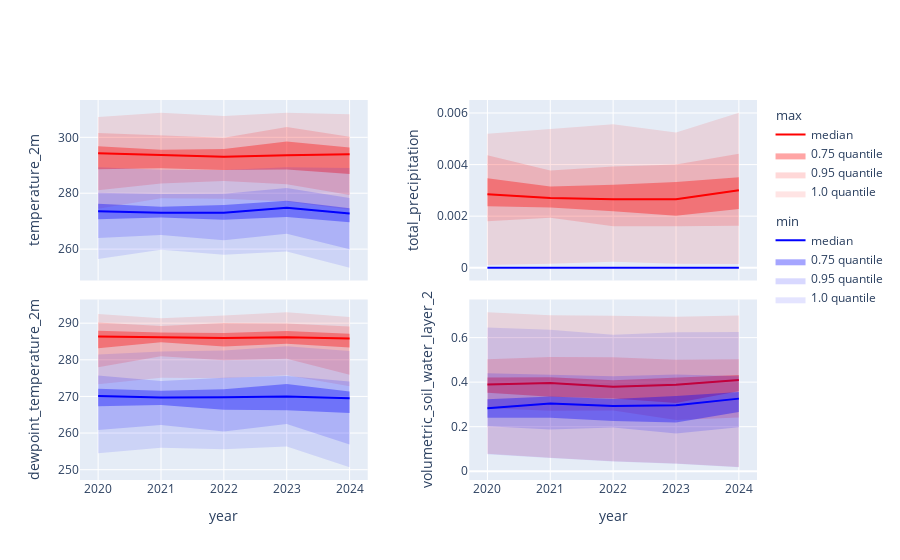

Here is the notebook cell this chart was saved with:
### Code cell
weathers_df = pd.concat(weathers)
nrows, ncols = 2, 2
fig = make_subplots(
    rows=nrows, cols=ncols,
    shared_xaxes='all',
    vertical_spacing=0.05,
    horizontal_spacing=0.15
)

yearly_weather = weathers_df.groupby('year')
x = weathers_df['year'].unique().tolist()

for i, variable in enumerate(select_variables):
    position = dict(row=(i//ncols)+1, col=(i%ncols)+1)
    for color, minmax in zip(['red', 'blue'], ['max', 'min']):
        median = yearly_weather[f'{variable}_{minmax}'].agg('median')
        fig.add_trace(go.Scatter(
            x=x,
            y=median,
            line_color=color,
            mode='lines',
            legendgroup=minmax,
            legendgrouptitle_text=minmax,
            name='median',
            showlegend=True if i == 0 else False
        ), **position)
        for quantile in [0.75, 0.95, 1.0]:
            upper_quantile = yearly_weather[f'{variable}_{minmax}'].quantile(quantile)
            lower_quantile = yearly_weather[f'{variable}_{minmax}'].quantile(1-quantile)
            fig.add_trace(go.Scatter(
                x=x+x[::-1],
                y=pd.concat([upper_quantile, lower_quantile[::-1]]),
                fill='toself',
                fillcolor=color,
                opacity=1.1-quantile,
                line_color='rgba(255,255,255,0)',
                hoverinfo='skip',
                legendgroup=minmax,
                name=f'{quantile} quantile',
                showlegend=True if i == 0 else False
            ), **position)
    fig.update_yaxes(title=variable, **position)
    fig.update_xaxes(title='year' if i > 1 else None, **position)

fig.update_layout(
    height=600
)
fig.write_image(figures_dir.joinpath('selected_variables_stats.pdf'))
fig

### Figure 1 — Plotly figure (JSON) as saved in the notebook; plotly's stock layout.template omitted (floating-point values rounded to 4 significant figures)
{"data": [{"legendgroup": "max", "legendgrouptitle": {"text": "max"}, "line": {"color": "red"}, "mode": "lines", "name": "median", "showlegend": true, "type": "scatter", "x": [2020, 2021, 2022, 2023, 2024], "xaxis": "x", "y": [294.3, 293.7, 293.1, 293.6, 294.0], "yaxis": "y"}, {"fill": "toself", "fillcolor": "red", "hoverinfo": "skip", "legendgroup": "max", "line": {"color": "rgba(255,255,255,0)"}, "name": "0.75 quantile", "opacity": 0.35, "showlegend": true, "type": "scatter", "x": [2020, 2021, 2022, 2023, 2024, 2024, 2023, 2022, 2021, 2020], "xaxis": "x", "y": [296.8, 295.5, 295.8, 298.5, 296.3, 286.9, 288.5, 288.3, 289.0, 288.6], "yaxis": "y"}, {"fill": "toself", "fillcolor": "red", "hoverinfo": "skip", "legendgroup": "max", "line": {"color": "rgba(255,255,255,0)"}, "name": "0.95 quantile", "opacity": 0.15, "showlegend": true, "type": "scatter", "x": [2020, 2021, 2022, 2023, 2024, 2024, 2023, 2022, 2021, 2020], "xaxis": "x", "y": [301.5, 300.7, 299.9, 303.7, 300.2, 279.4, 283.2, 284.4, 283.5, 281.1], "yaxis": "y"}, {"fill": "toself", "fillcolor": "red", "hoverinfo": "skip", "legendgroup": "max", "line": {"color": "rgba(255,255,255,0)"}, "name": "1.0 quantile", "opacity": 0.1, "showlegend": true, "type": "scatter", "x": [2020, 2021, 2022, 2023, 2024, 2024, 2023, 2022, 2021, 2020], "xaxis": "x", "y": [307.3, 308.8, 307.6, 308.8, 308.2, 274.1, 277.0, 278.1, 278.2, 274.4], "yaxis": "y"}, {"legendgroup": "min", "legendgrouptitle": {"text": "min"}, "line": {"color": "blue"}, "mode": "lines", "name": "median", "showlegend": true, "type": "scatter", "x": [2020, 2021, 2022, 2023, 2024], "xaxis": "x", "y": [273.6, 273.0, 273.0, 274.8, 272.8], "yaxis": "y"}, {"fill": "toself", "fillcolor": "blue", "hoverinfo": "skip", "legendgroup": "min", "line": {"color": "rgba(255,255,255,0)"}, "name": "0.75 quantile", "opacity": 0.35, "showlegend": true, "type": "scatter", "x": [2020, 2021, 2022, 2023, 2024, 2024, 2023, 2022, 2021, 2020], "xaxis": "x", "y": [276.3, 275.2, 275.8, 277.3, 274.7, 269.6, 271.5, 270.5, 271.3, 270.7], "yaxis": "y"}, {"fill": "toself", "fillcolor": "blue", "hoverinfo": "skip", "legendgroup": "min", "line": {"color": "rgba(255,255,255,0)"}, "name": "0.95 quantile", "opacity": 0.15, "showlegend": true, "type": "scatter", "x": [2020, 2021, 2022, 2023, 2024, 2024, 2023, 2022, 2021, 2020], "xaxis": "x", "y": [280.1, 279.8, 279.8, 281.9, 278.3, 259.9, 265.5, 263.2, 265.1, 264.0], "yaxis": "y"}, {"fill": "toself", "fillcolor": "blue", "hoverinfo": "skip", "legendgroup": "min", "line": {"color": "rgba(255,255,255,0)"}, "name": "1.0 quantile", "opacity": 0.1, "showlegend": true, "type": "scatter", "x": [2020, 2021, 2022, 2023, 2024, 2024, 2023, 2022, 2021, 2020], "xaxis": "x", "y": [289.3, 288.4, 288.3, 289.3, 289.0, 253.3, 259.2, 258.0, 259.8, 256.4], "yaxis": "y"}, {"legendgroup": "max", "legendgrouptitle": {"text": "max"}, "line": {"color": "red"}, "mode": "lines", "name": "median", "showlegend": false, "type": "scatter", "x": [2020, 2021, 2022, 2023, 2024], "xaxis": "x2", "y": [0.002852, 0.002705, 0.002656, 0.002658, 0.003006], "yaxis": "y2"}, {"fill": "toself", "fillcolor": "red", "hoverinfo": "skip", "legendgroup": "max", "line": {"color": "rgba(255,255,255,0)"}, "name": "0.75 quantile", "opacity": 0.35, "showlegend": false, "type": "scatter", "x": [2020, 2021, 2022, 2023, 2024, 2024, 2023, 2022, 2021, 2020], "xaxis": "x2", "y": [0.003469, 0.003154, 0.003221, 0.003322, 0.003504, 0.002274, 0.002016, 0.002192, 0.002333, 0.002384], "yaxis": "y2"}, {"fill": "toself", "fillcolor": "red", "hoverinfo": "skip", "legendgroup": "max", "line": {"color": "rgba(255,255,255,0)"}, "name": "0.95 quantile", "opacity": 0.15, "showlegend": false, "type": "scatter", "x": [2020, 2021, 2022, 2023, 2024, 2024, 2023, 2022, 2021, 2020], "xaxis": "x2", "y": [0.004364, 0.003775, 0.003927, 0.004008, 0.004417, 0.001629, 0.001608, 0.001612, 0.001933, 0.001798], "yaxis": "y2"}, {"fill": "toself", "fillcolor": "red", "hoverinfo": "skip", "legendgroup": "max", "line": {"color": "rgba(255,255,255,0)"}, "name": "1.0 quantile", "opacity": 0.1, "showlegend": false, "type": "scatter", "x": [2020, 2021, 2022, 2023, 2024, 2024, 2023, 2022, 2021, 2020], "xaxis": "x2", "y": [0.0052, 0.005395, 0.005564, 0.00524, 0.00601, 0.0001406, 0.0001494, 0.0002315, 0.0001517, 0.0001065], "yaxis": "y2"}, {"legendgroup": "min", "legendgrouptitle": {"text": "min"}, "line": {"color": "blue"}, "mode": "lines", "name": "median", "showlegend": false, "type": "scatter", "x": [2020, 2021, 2022, 2023, 2024], "xaxis": "x2", "y": [-1.67e-08, -1.643e-08, -1.581e-08, -1.86e-08, -1.577e-08], "yaxis": "y2"}, {"fill": "toself", "fillcolor": "blue", "hoverinfo": "skip", "legendgroup": "min", "line": {"color": "rgba(255,255,255,0)"}, "name": "0.75 quantile", "opacity": 0.35, "showlegend": false, "type": "scatter", "x": [2020, 2021, 2022, 2023, 2024, 2024, 2023, 2022, 2021, 2020], "xaxis": "x2", "y": [-1.586e-08, -1.573e-08, -1.508e-08, -1.732e-08, -1.494e-08, -1.654e-08, -1.971e-08, -1.63e-08, -1.75e-08, -1.752e-08], "yaxis": "y2"}, {"fill": "toself", "fillcolor": "blue", "hoverinfo": "skip", "legendgroup": "min", "line": {"color": "rgba(255,255,255,0)"}, "name": "0.95 quantile", "opacity": 0.15, "showlegend": false, "type": "scatter", "x": [2020, 2021, 2022, 2023, 2024, 2024, 2023, 2022, 2021, 2020], "xaxis": "x2", "y": [-1.449e-08, -1.441e-08, -1.363e-08, -1.518e-08, -1.385e-08, -1.778e-08, -2.061e-08, -1.701e-08, -1.879e-08, -1.866e-08], "yaxis": "y2"}, {"fill": "toself", "fillcolor": "blue", "hoverinfo": "skip", "legendgroup": "min", "line": {"color": "rgba(255,255,255,0)"}, "name": "1.0 quantile", "opacity": 0.1, "showlegend": false, "type": "scatter", "x": [2020, 2021, 2022, 2023, 2024, 2024, 2023, 2022, 2021, 2020], "xaxis": "x2", "y": [-6.84e-09, -5.631e-09, -9.202e-09, -1.037e-08, -7.339e-09, -1.999e-08, -2.363e-08, -1.836e-08, -2.188e-08, -2.103e-08], "yaxis": "y2"}, {"legendgroup": "max", "legendgrouptitle": {"text": "max"}, "line": {"color": "red"}, "mode": "lines", "name": "median", "showlegend": false, "type": "scatter", "x": [2020, 2021, 2022, 2023, 2024], "xaxis": "x3", "y": [286.3, 286.0, 285.9, 286.2, 285.8], "yaxis": "y3"}, {"fill": "toself", "fillcolor": "red", "hoverinfo": "skip", "legendgroup": "max", "line": {"color": "rgba(255,255,255,0)"}, "name": "0.75 quantile", "opacity": 0.35, "showlegend": false, "type": "scatter", "x": [2020, 2021, 2022, 2023, 2024, 2024, 2023, 2022, 2021, 2020], "xaxis": "x3", "y": [287.9, 287.5, 287.3, 287.9, 287.1, 283.4, 284.4, 283.6, 284.8, 283.2], "yaxis": "y3"}, {"fill": "toself", "fillcolor": "red", "hoverinfo": "skip", "legendgroup": "max", "line": {"color": "rgba(255,255,255,0)"}, "name": "0.95 quantile", "opacity": 0.15, "showlegend": false, "type": "scatter", "x": [2020, 2021, 2022, 2023, 2024, 2024, 2023, 2022, 2021, 2020], "xaxis": "x3", "y": [290.2, 289.2, 290.0, 289.9, 289.1, 275.9, 280.3, 279.9, 281.0, 278.0], "yaxis": "y3"}, {"fill": "toself", "fillcolor": "red", "hoverinfo": "skip", "legendgroup": "max", "line": {"color": "rgba(255,255,255,0)"}, "name": "1.0 quantile", "opacity": 0.1, "showlegend": false, "type": "scatter", "x": [2020, 2021, 2022, 2023, 2024, 2024, 2023, 2022, 2021, 2020], "xaxis": "x3", "y": [292.5, 291.3, 292.1, 293.0, 291.7, 272.7, 275.8, 275.0, 275.1, 273.3], "yaxis": "y3"}, {"legendgroup": "min", "legendgrouptitle": {"text": "min"}, "line": {"color": "blue"}, "mode": "lines", "name": "median", "showlegend": false, "type": "scatter", "x": [2020, 2021, 2022, 2023, 2024], "xaxis": "x3", "y": [270.1, 269.7, 269.8, 270.0, 269.5], "yaxis": "y3"}, {"fill": "toself", "fillcolor": "blue", "hoverinfo": "skip", "legendgroup": "min", "line": {"color": "rgba(255,255,255,0)"}, "name": "0.75 quantile", "opacity": 0.35, "showlegend": false, "type": "scatter", "x": [2020, 2021, 2022, 2023, 2024, 2024, 2023, 2022, 2021, 2020], "xaxis": "x3", "y": [272.1, 271.6, 272.0, 273.4, 271.3, 265.5, 266.2, 266.4, 267.6, 267.4], "yaxis": "y3"}, {"fill": "toself", "fillcolor": "blue", "hoverinfo": "skip", "legendgroup": "min", "line": {"color": "rgba(255,255,255,0)"}, "name": "0.95 quantile", "opacity": 0.15, "showlegend": false, "type": "scatter", "x": [2020, 2021, 2022, 2023, 2024, 2024, 2023, 2022, 2021, 2020], "xaxis": "x3", "y": [275.7, 274.2, 275.1, 275.6, 274.1, 256.9, 262.5, 260.5, 262.2, 260.8], "yaxis": "y3"}, {"fill": "toself", "fillcolor": "blue", "hoverinfo": "skip", "legendgroup": "min", "line": {"color": "rgba(255,255,255,0)"}, "name": "1.0 quantile", "opacity": 0.1, "showlegend": false, "type": "scatter", "x": [2020, 2021, 2022, 2023, 2024, 2024, 2023, 2022, 2021, 2020], "xaxis": "x3", "y": [281.4, 282.3, 282.6, 283.7, 282.4, 250.7, 256.3, 255.6, 256.0, 254.5], "yaxis": "y3"}, {"legendgroup": "max", "legendgrouptitle": {"text": "max"}, "line": {"color": "red"}, "mode": "lines", "name": "median", "showlegend": false, "type": "scatter", "x": [2020, 2021, 2022, 2023, 2024], "xaxis": "x4", "y": [0.3892, 0.3962, 0.3798, 0.3883, 0.4092], "yaxis": "y4"}, {"fill": "toself", "fillcolor": "red", "hoverinfo": "skip", "legendgroup": "max", "line": {"color": "rgba(255,255,255,0)"}, "name": "0.75 quantile", "opacity": 0.35, "showlegend": false, "type": "scatter", "x": [2020, 2021, 2022, 2023, 2024, 2024, 2023, 2022, 2021, 2020], "xaxis": "x4", "y": [0.4207, 0.4223, 0.4082, 0.4199, 0.432, 0.3593, 0.3066, 0.3271, 0.335, 0.3526], "yaxis": "y4"}, {"fill": "toself", "fillcolor": "red", "hoverinfo": "skip", "legendgroup": "max", "line": {"color": "rgba(255,255,255,0)"}, "name": "0.95 quantile", "opacity": 0.15, "showlegend": false, "type": "scatter", "x": [2020, 2021, 2022, 2023, 2024, 2024, 2023, 2022, 2021, 2020], "xaxis": "x4", "y": [0.503, 0.5132, 0.5116, 0.5002, 0.5029, 0.2407, 0.2303, 0.2725, 0.2715, 0.2827], "yaxis": "y4"}, {"fill": "toself", "fillcolor": "red", "hoverinfo": "skip", "legendgroup": "max", "line": {"color": "rgba(255,255,255,0)"}, "name": "1.0 quantile", "opacity": 0.1, "showlegend": false, "type": "scatter", "x": [2020, 2021, 2022, 2023, 2024, 2024, 2023, 2022, 2021, 2020], "xaxis": "x4", "y": [0.7137, 0.7004, 0.6986, 0.6938, 0.6994, 0.01853, 0.03477, 0.04427, 0.06025, 0.07795], "yaxis": "y4"}, {"legendgroup": "min", "legendgrouptitle": {"text": "min"}, "line": {"color": "blue"}, "mode": "lines", "name": "median", "showlegend": false, "type": "scatter", "x": [2020, 2021, 2022, 2023, 2024], "xaxis": "x4", "y": [0.2827, 0.3046, 0.2925, 0.2965, 0.326], "yaxis": "y4"}, {"fill": "toself", "fillcolor": "blue", "hoverinfo": "skip", "legendgroup": "min", "line": {"color": "rgba(255,255,255,0)"}, "name": "0.75 quantile", "opacity": 0.35, "showlegend": false, "type": "scatter", "x": [2020, 2021, 2022, 2023, 2024, 2024, 2023, 2022, 2021, 2020], "xaxis": "x4", "y": [0.3229, 0.336, 0.3243, 0.3373, 0.3561, 0.2655, 0.2187, 0.2258, 0.2406, 0.2406], "yaxis": "y4"}, {"fill": "toself", "fillcolor": "blue", "hoverinfo": "skip", "legendgroup": "min", "line": {"color": "rgba(255,255,255,0)"}, "name": "0.95 quantile", "opacity": 0.15, "showlegend": false, "type": "scatter", "x": [2020, 2021, 2022, 2023, 2024, 2024, 2023, 2022, 2021, 2020], "xaxis": "x4", "y": [0.4399, 0.4343, 0.4267, 0.4344, 0.4266, 0.1975, 0.1698, 0.1958, 0.1876, 0.2015], "yaxis": "y4"}, {"fill": "toself", "fillcolor": "blue", "hoverinfo": "skip", "legendgroup": "min", "line": {"color": "rgba(255,255,255,0)"}, "name": "1.0 quantile", "opacity": 0.1, "showlegend": false, "type": "scatter", "x": [2020, 2021, 2022, 2023, 2024, 2024, 2023, 2022, 2021, 2020], "xaxis": "x4", "y": [0.6453, 0.6351, 0.6129, 0.6235, 0.6253, 0.01797, 0.03392, 0.04338, 0.05964, 0.07626], "yaxis": "y4"}], "layout": {"autosize": true, "xaxis": {"anchor": "y", "autorange": true, "domain": [0, 0.425], "matches": "x3", "range": [2020.0, 2024.0], "showticklabels": false, "title": {}, "type": "linear"}, "xaxis2": {"anchor": "y2", "autorange": true, "domain": [0.575, 1], "matches": "x3", "range": [2020.0, 2024.0], "showticklabels": false, "title": {}, "type": "linear"}, "xaxis3": {"anchor": "y3", "autorange": true, "domain": [0, 0.425], "range": [2020.0, 2024.0], "title": {"text": "year"}, "type": "linear"}, "xaxis4": {"anchor": "y4", "autorange": true, "domain": [0.575, 1], "matches": "x3", "range": [2020.0, 2024.0], "title": {"text": "year"}, "type": "linear"}, "yaxis": {"anchor": "x", "autorange": true, "domain": [0.525, 1], "range": [248.9, 313.2], "title": {"text": "temperature_2m"}, "type": "linear"}, "yaxis2": {"anchor": "x2", "autorange": true, "domain": [0.525, 1], "range": [-0.0004794, 0.006489], "title": {"text": "total_precipitation"}, "type": "linear"}, "yaxis3": {"anchor": "x3", "autorange": true, "domain": [0, 0.475], "range": [247.3, 296.4], "title": {"text": "dewpoint_temperature_2m"}, "type": "linear"}, "yaxis4": {"anchor": "x4", "autorange": true, "domain": [0, 0.475], "range": [-0.03754, 0.7692], "title": {"text": "volumetric_soil_water_layer_2"}, "type": "linear"}}}
